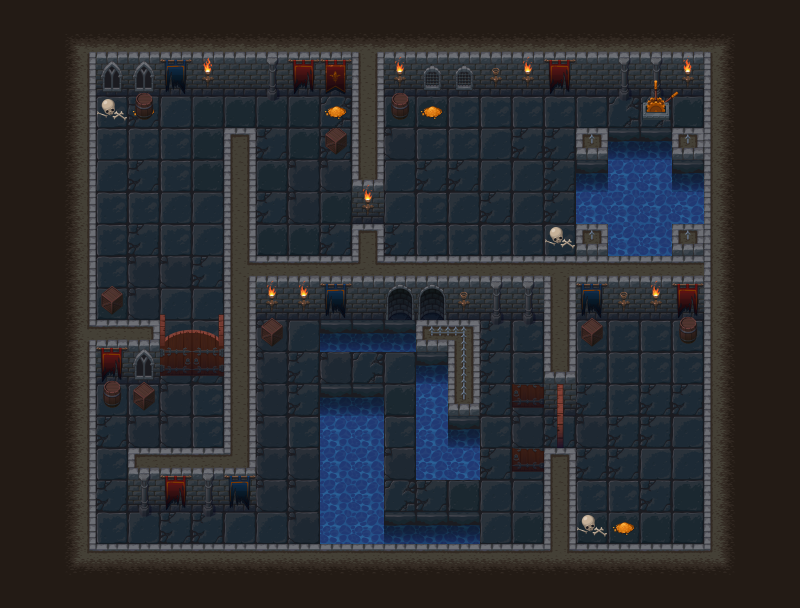

A level layout from a 2D game, rendered from its tile map. Below: a short description, then the map file with tile-grid data replaced by summaries:
An orthogonal 25x19 tile map with 32x32 px tiles, 13 tile layers (bg, wall bg, door closed 1, door open 1, ...), 1 hidden layer not drawn, 2 tilesets and 37 objects (31x collision, 2x door, 2x open, opensw, player).

<map version="1.0" tiledversion="1.1.4" orientation="orthogonal" renderorder="right-down" width="25" height="19" tilewidth="32" tileheight="32" infinite="0" nextobjectid="55">
 <tileset firstgid="1" name="tiles" tilewidth="32" tileheight="32" tilecount="240" columns="10">
  <image source="tiles.png" width="320" height="768" />
 </tileset>
 <tileset firstgid="241" name="tiles" tilewidth="32" tileheight="32" tilecount="240" columns="10">
  <image source="tiles.png" width="320" height="768" />
 </tileset>
 <layer name="bg" width="25" height="19">
  <properties>
   <property name="bg" value="0" />
   <property name="tileset" value="tiles" />
  </properties>
  <data>[475 cells, 426 non-empty, 41 distinct tile ids]</data>
 </layer>
 <layer name="wall bg" width="25" height="19">
  <properties>
   <property name="bg" value="0" />
   <property name="tileset" value="tiles" />
  </properties>
  <data>[475 cells, 60 non-empty, 20 distinct tile ids]</data>
 </layer>
 <layer name="door closed 1" width="25" height="19">
  <properties>
   <property name="doorClosed" value="1" />
   <property name="tileset" value="tiles" />
  </properties>
  <data>[475 cells, 2 non-empty, 2 distinct tile ids]</data>
 </layer>
 <layer name="door open 1" width="25" height="19">
  <properties>
   <property name="doorOpen" value="1" />
   <property name="tileset" value="tiles" />
  </properties>
  <data>[475 cells, 2 non-empty, 1 distinct tile ids]</data>
 </layer>
 <layer name="door closed 2" width="25" height="19">
  <properties>
   <property name="doorClosed" value="2" />
   <property name="tileset" value="tiles" />
  </properties>
  <data>[475 cells, 4 non-empty, 4 distinct tile ids]</data>
 </layer>
 <layer name="door open 2" width="25" height="19">
  <properties>
   <property name="doorOpen" value="2" />
   <property name="tileset" value="tiles" />
  </properties>
  <data>[475 cells, 6 non-empty, 6 distinct tile ids]</data>
 </layer>
 <layer name="floor object 1" width="25" height="19">
  <properties>
   <property name="bg" value="0" />
   <property name="tileset" value="tiles" />
  </properties>
  <data>[475 cells, 18 non-empty, 6 distinct tile ids]</data>
 </layer>
 <layer name="floor object 2" width="25" height="19">
  <properties>
   <property name="bg" value="0" />
   <property name="tileset" value="tiles" />
  </properties>
  <data>[475 cells, 5 non-empty, 5 distinct tile ids]</data>
 </layer>
 <layer name="switchOff" width="25" height="19">
  <properties>
   <property name="switchoff" value="2" />
   <property name="tileset" value="tiles" />
  </properties>
  <data>[475 cells, 4 non-empty, 4 distinct tile ids]</data>
 </layer>
 <layer name="switchOn" width="25" height="19">
  <properties>
   <property name="switchon" value="2" />
   <property name="tileset" value="tiles" />
  </properties>
  <data>[475 cells, 2 non-empty, 2 distinct tile ids]</data>
 </layer>
 <objectgroup name="door">
  <properties>
   <property name="door" value="1" />
  </properties>
  <object id="38" name="1" type="door" x="547.149" y="405.588" width="23.7213" height="71.8963" />
  <object id="40" name="2" type="door" x="161.767" y="354.346" width="61.6254" height="20.5418" />
 </objectgroup>
 <objectgroup name="opendoor">
  <properties>
   <property name="opendoor" type="int" value="1" />
  </properties>
  <object id="36" name="1" type="open" x="573.55" y="404.192" width="28.245" height="74.464" />
  <object id="37" name="2" type="open" x="160.483" y="377.455" width="62.9092" height="35.9481" />
 </objectgroup>
 <objectgroup name="open switch">
  <object id="41" type="opensw" x="608" y="96" width="32" height="32" />
 </objectgroup>
 <layer name="fg" width="25" height="19">
  <properties>
   <property name="fg" value="1" />
   <property name="tileset" value="tiles" />
  </properties>
  <data>[475 cells, 49 non-empty, 7 distinct tile ids]</data>
 </layer>
 <objectgroup name="character">
  <object id="42" name="princess" type="player" x="680.447" y="494.287" width="11.5548" height="11.5548">
   <ellipse />
  </object>
 </objectgroup>
 <layer name="wall fg" width="25" height="19">
  <properties>
   <property name="fg" value="1" />
   <property name="tileset" value="tiles" />
  </properties>
  <data>[475 cells, 12 non-empty, 6 distinct tile ids]</data>
 </layer>
 <layer name="floor object fg" width="25" height="19">
  <properties>
   <property name="fg" value="1" />
   <property name="tileset" value="tiles" />
  </properties>
  <data>[475 cells, 1 non-empty, 1 distinct tile ids]</data>
 </layer>
 <layer name="door open 1 fg" width="25" height="19" visible="0">
  <properties>
   <property name="doorOpenFg" value="1" />
   <property name="tileset" value="tiles" />
  </properties>
  <data>[475 cells, 2 non-empty, 1 distinct tile ids]</data>
 </layer>
 <objectgroup name="collision">
  <object id="2" type="collision" x="0" y="0" width="800" height="96" />
  <object id="3" type="collision" x="0" y="96" width="96" height="512" />
  <object id="4" type="collision" x="704" y="96" width="96" height="512" />
  <object id="5" type="collision" x="352" y="96" width="32" height="114" />
  <object id="6" type="collision" x="224" y="160" width="32" height="345" />
  <object id="8" type="collision" x="96" y="352" width="64" height="50" />
  <object id="9" type="collision" x="96" y="96" width="64" height="18" />
  <object id="10" type="collision" x="320" y="96" width="32" height="50" />
  <object id="11" type="collision" x="384" y="96" width="64" height="18" />
  <object id="12" type="collision" x="640" y="96" width="64" height="32" />
  <object id="13" type="collision" x="576" y="128" width="128" height="192" />
  <object id="14" type="collision" x="256" y="288" width="320" height="32" />
  <object id="15" type="collision" x="352" y="256" width="32" height="32" />
  <object id="16" type="collision" x="256" y="320" width="32" height="18" />
  <object id="18" type="collision" x="320" y="320" width="160" height="18" />
  <object id="19" type="collision" x="416" y="338" width="64" height="128" />
  <object id="20" type="collision" x="320" y="384" width="64" height="192" />
  <object id="21" type="collision" x="384" y="512" width="96" height="64" />
  <object id="22" type="collision" x="96" y="576" width="608" height="32" />
  <object id="23" type="collision" x="544" y="480" width="32" height="96" />
  <object id="24" type="collision" x="544" y="320" width="64" height="18" />
  <object id="25" type="collision" x="672" y="320" width="32" height="18" />
  <object id="26" type="collision" x="576" y="512" width="64" height="18" />
  <object id="28" type="collision" x="96" y="288" width="32" height="64" />
  <object id="29" type="collision" x="544" y="340" width="32" height="64" />
  <object id="30" type="collision" x="128" y="480" width="96" height="25" />
  <object id="31" type="collision" x="544" y="224" width="32" height="64" />
  <object id="43" type="collision" x="153.546" y="314.07" width="18.1463" height="68.3975" />
  <object id="44" type="collision" x="214.964" y="311.279" width="16.7504" height="72.5851" />
  <object id="45" type="collision" x="512" y="448" width="32" height="32" />
  <object id="46" type="collision" x="512" y="372" width="32" height="32" />
 </objectgroup>
</map>
